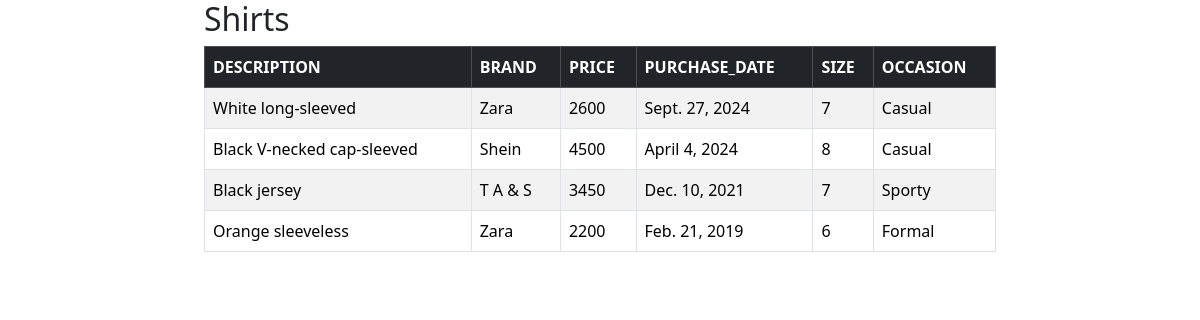
The app's page /clothes/shirtlist/ with its own data.
### clothes/models.py (models this page shows, shortened)
class Shirt(models.Model):
    description = models.CharField(max_length=100)
    brand = models.CharField(max_length=100)
    price = models.IntegerField()
    purchase_date = models.DateField()
    size = models.CharField(max_length=100)
    occasion = models.CharField(max_length=100)

### clothes/views.py (the view)
# urls.py: path('shirtlist/', views.shirtlist, name='shirtlist'),
def shirtlist(request):
    shirts = Shirt.objects.all()
    return render(request, 'shirtlist.html',{'shirts': shirts})

### clothes/templates/shirtlist.html (shortened to what this page needs)
{% extends "base.html" %}
{% block content %}
<div class="row">
    <div class="col-md-2"></div>
    <div class="col-md-8 table-responsive">
        <h2>Shirts</h2>
<table class="table table-striped table-hover table-bordered">
    <thead class="table-dark">
    <tr>
        <th>DESCRIPTION</th>
        <th>BRAND</th>
        <th>PRICE</th>
        <th>PURCHASE_DATE</th>
        <th>SIZE</th>
        <th>OCCASION</th>
    </tr>
    </thead>
    <tbody>
    {% for Y in shirts %}
    <tr>
        <td>{{ Y.description }}</td>
        <td>{{ Y.brand }}</td>
        <td>{{ Y.price }}</td>
        <td>{{ Y.purchase_date }}</td>
        <td>{{ Y.size }}</td>
        <td>{{ Y.occasion }}</td>
    </tr>
    {% endfor %}
    </tbody>
</table>
    </div>
    <div class="col-md-2"></div>
</div>
{% endblock %}

### clothes/templates/base.html (shortened to what this page needs)
<!DOCTYPE html>
<html lang="en">
<head>
    <link rel="stylesheet" href="https://cdn.jsdelivr.net/npm/bootstrap@5.3.3/dist/css/bootstrap.min.css">
</head>
<body>
{% block content %}
{% endblock %}
</body>
</html>

### records on screen
Shirt: description "White long-sleeved", brand "Zara", price "2600", purchase_date "Sept. 27, 2024", size "7", occasion "Casual"
Shirt: description "Black V-necked cap-sleeved", brand "Shein", price "4500", purchase_date "April 4, 2024", size "8", occasion "Casual"
Shirt: description "Black jersey", brand "T A & S", price "3450", purchase_date "Dec. 10, 2021", size "7", occasion "Sporty"
Shirt: description "Orange sleeveless", brand "Zara", price "2200", purchase_date "Feb. 21, 2019", size "6", occasion "Formal"
